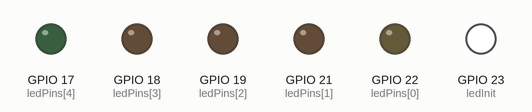
Recording of a sketch running on a simulated ESP32. Shown: output pins drawn as LEDs (lit = HIGH).

Above: at 0.1 s.
At 0.5 s:
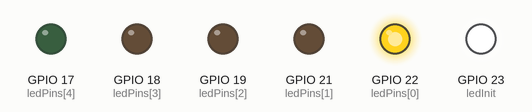
At 1.5 s:
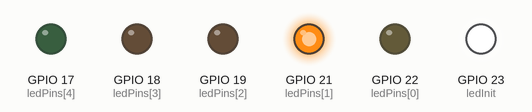
At 2.5 s:
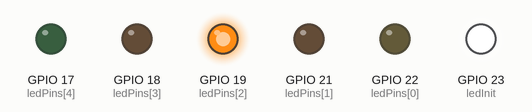
At 3.5 s:
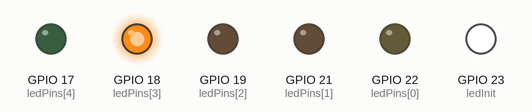
At 5.0 s:
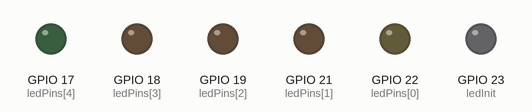
Timing chart, 0 to 6.5 s (numbered marks = the images above):
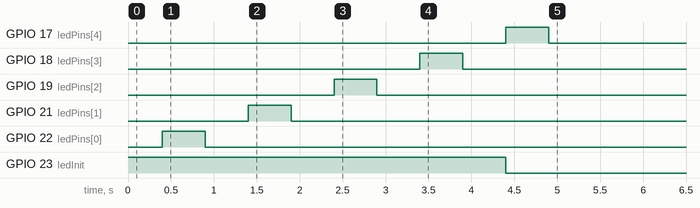

The sketch:

sketch.ino
```cpp
const int ledPins[] = {22, 21, 19, 18, 17};
const int ledInit = 23;
const int numLeds = sizeof(ledPins) / sizeof(ledPins[0]);
const int esperar = 500;


void setup() {
  pinMode(ledInit, OUTPUT);
  digitalWrite(ledInit, HIGH);
  delay(400);

  for (int i = 0; i < numLeds; i++) {
    if (ledPins[i] == 17) {
      digitalWrite(ledInit, LOW);
    }

    pinMode(ledPins[i], OUTPUT);
    digitalWrite(ledPins[i], HIGH);
    delay(esperar);
    digitalWrite(ledPins[i], LOW);
    delay(esperar);

  }

}

void loop() {

  }
```
